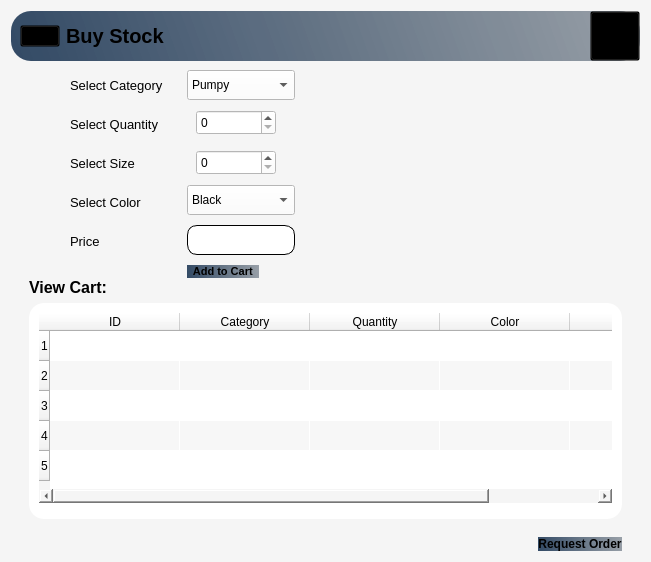
      <widget class="QWidget" name="page_BuyStock">
       <property name="styleSheet">
        <string notr="true">*{
background-color:#f5f5f5;
}
#HeaderFrame_6{
background-color:qlineargradient(spread:pad,x1:0,y1:0.505682,x2:1,y2:0.477,stop:0 rgba(20,47,78,219),stop:1 rgba(85,98,112,150));
 border-radius: 20px;
}

#txt_PriceperShoes,#txt_PayableAmount{
background-color:#fff;
border-radius: 10px;
border: 1px solid #000000
}
#btn_AddtoCart,#btn_RequestOrder{
background-color:qlineargradient(spread:pad,x1:0,y1:0.505682,x2:1,y2:0.477,stop:0 rgba(20,47,78,219),stop:1 rgba(85,98,112,150));
 border-radius: 15px;
}
#widget_45,QLabel,QPushButton,#widget_46,#Table_BuyCart{
background:transparent;
}
QComboBox,QSpinBox{
background-color:#ffffff;
}
#widget_55{
background-color:#ffffff;
 border-radius: 15px;
}
#btn_AddtoCart:hover,#btn_RequestOrder:hover{
background-color:#ececec;
}
#accountBtn_7:hover{
background-color:#ececec;
 border-radius: 20px;
}</string>
       </property>
       <layout class="QHBoxLayout" name="horizontalLayout_65">
        <item>
         <widget class="QWidget" name="widget_44" native="true">
          <layout class="QVBoxLayout" name="verticalLayout_48">
           <property name="spacing">
            <number>0</number>
           </property>
           <property name="leftMargin">
            <number>0</number>
           </property>
           <property name="topMargin">
            <number>0</number>
           </property>
           <property name="rightMargin">
            <number>0</number>
           </property>
           <property name="bottomMargin">
            <number>0</number>
           </property>
           <item alignment="Qt::AlignTop">
            <widget class="QWidget" name="HeaderFrame_6" native="true">
             <property name="autoFillBackground">
              <bool>false</bool>
             </property>
             <layout class="QHBoxLayout" name="horizontalLayout_66">
              <property name="spacing">
               <number>0</number>
              </property>
              <property name="leftMargin">
               <number>0</number>
              </property>
              <property name="topMargin">
               <number>0</number>
              </property>
              <property name="rightMargin">
               <number>0</number>
              </property>
              <property name="bottomMargin">
               <number>0</number>
              </property>
              <item alignment="Qt::AlignLeft">
               <widget class="QWidget" name="widget_45" native="true">
                <layout class="QHBoxLayout" name="horizontalLayout_67">
                 <property name="topMargin">
                  <number>0</number>
                 </property>
                 <property name="bottomMargin">
                  <number>0</number>
                 </property>
                 <item>
                  <widget class="QPushButton" name="menuBtn_7">
                   <property name="text">
                    <string/>
                   </property>
                   <property name="icon">
                    <iconset resource="Resource.qrc">
                     <normaloff>:/Black Icons/Graphics/featherBlack/menu.svg</normaloff>:/Black Icons/Graphics/featherBlack/menu.svg</iconset>
                   </property>
                   <property name="iconSize">
                    <size>
                     <width>24</width>
                     <height>24</height>
                    </size>
                   </property>
                  </widget>
                 </item>
                 <item>
                  <widget class="QLabel" name="appHeader_7">
                   <property name="font">
                    <font>
                     <pointsize>15</pointsize>
                     <weight>75</weight>
                     <bold>true</bold>
                    </font>
                   </property>
                   <property name="text">
                    <string>Buy Stock</string>
                   </property>
                  </widget>
                 </item>
                </layout>
               </widget>
              </item>
              <item>
               <widget class="QWidget" name="widget_46" native="true">
                <layout class="QHBoxLayout" name="horizontalLayout_68">
                 <property name="spacing">
                  <number>0</number>
                 </property>
                 <property name="leftMargin">
                  <number>0</number>
                 </property>
                 <property name="topMargin">
                  <number>0</number>
                 </property>
                 <property name="rightMargin">
                  <number>0</number>
                 </property>
                 <property name="bottomMargin">
                  <number>0</number>
                 </property>
                 <item alignment="Qt::AlignRight">
                  <widget class="QPushButton" name="accountBtn_7">
                   <property name="minimumSize">
                    <size>
                     <width>50</width>
                     <height>50</height>
                    </size>
                   </property>
                   <property name="text">
                    <string/>
                   </property>
                   <property name="icon">
                    <iconset resource="Resource.qrc">
                     <normaloff>:/Black Icons/Graphics/featherBlack/user.svg</normaloff>:/Black Icons/Graphics/featherBlack/user.svg</iconset>
                   </property>
                   <property name="iconSize">
                    <size>
                     <width>32</width>
                     <height>32</height>
                    </size>
                   </property>
                  </widget>
                 </item>
                </layout>
               </widget>
              </item>
             </layout>
            </widget>
           </item>
           <item>
            <widget class="QWidget" name="widget_47" native="true">
             <layout class="QHBoxLayout" name="horizontalLayout_69">
              <property name="topMargin">
               <number>0</number>
              </property>
              <property name="bottomMargin">
               <number>0</number>
              </property>
              <item alignment="Qt::AlignHCenter|Qt::AlignTop">
               <widget class="QWidget" name="widget_49" native="true">
                <layout class="QVBoxLayout" name="verticalLayout_49">
                 <property name="spacing">
                  <number>24</number>
                 </property>
                 <property name="leftMargin">
                  <number>50</number>
                 </property>
                 <property name="topMargin">
                  <number>17</number>
                 </property>
                 <item>
                  <widget class="QLabel" name="label_26">
                   <property name="font">
                    <font>
                     <pointsize>10</pointsize>
                    </font>
                   </property>
                   <property name="text">
                    <string>Select Category</string>
                   </property>
                  </widget>
                 </item>
                 <item>
                  <widget class="QLabel" name="label_27">
                   <property name="font">
                    <font>
                     <pointsize>10</pointsize>
                    </font>
                   </property>
                   <property name="text">
                    <string>Select Quantity</string>
                   </property>
                  </widget>
                 </item>
                 <item>
                  <widget class="QLabel" name="label_28">
                   <property name="font">
                    <font>
                     <pointsize>10</pointsize>
                    </font>
                   </property>
                   <property name="text">
                    <string>Select Size</string>
                   </property>
                  </widget>
                 </item>
                 <item>
                  <widget class="QLabel" name="label_29">
                   <property name="font">
                    <font>
                     <pointsize>10</pointsize>
                    </font>
                   </property>
                   <property name="text">
                    <string>Select Color</string>
                   </property>
                  </widget>
                 </item>
                 <item>
                  <widget class="QLabel" name="label_30">
                   <property name="font">
                    <font>
                     <pointsize>10</pointsize>
                    </font>
                   </property>
                   <property name="text">
                    <string>Price</string>
                   </property>
                  </widget>
                 </item>
                </layout>
               </widget>
              </item>
              <item>
               <widget class="QWidget" name="widget_50" native="true">
                <layout class="QVBoxLayout" name="verticalLayout_50">
                 <property name="spacing">
                  <number>10</number>
                 </property>
                 <property name="bottomMargin">
                  <number>0</number>
                 </property>
                 <item>
                  <widget class="QComboBox" name="cmb_Category">
                   <property name="minimumSize">
                    <size>
                     <width>0</width>
                     <height>30</height>
                    </size>
                   </property>
                   <item>
                    <property name="text">
                     <string>Pumpy</string>
                    </property>
                   </item>
                   <item>
                    <property name="text">
                     <string>Sandles</string>
                    </property>
                   </item>
                   <item>
                    <property name="text">
                     <string>Sneakers</string>
                    </property>
                   </item>
                  </widget>
                 </item>
                 <item alignment="Qt::AlignLeft|Qt::AlignTop">
                  <widget class="QWidget" name="widget_52" native="true">
                   <layout class="QVBoxLayout" name="verticalLayout_51">
                    <property name="spacing">
                     <number>15</number>
                    </property>
                    <property name="topMargin">
                     <number>0</number>
                    </property>
                    <property name="bottomMargin">
                     <number>0</number>
                    </property>
                    <item>
                     <widget class="QSpinBox" name="spb_Quantity">
                      <property name="minimumSize">
                       <size>
                        <width>80</width>
                        <height>25</height>
                       </size>
                      </property>
                     </widget>
                    </item>
                    <item>
                     <widget class="QSpinBox" name="spb_Size">
                      <property name="minimumSize">
                       <size>
                        <width>50</width>
                        <height>25</height>
                       </size>
                      </property>
                     </widget>
                    </item>
                   </layout>
                  </widget>
                 </item>
                 <item>
                  <widget class="QComboBox" name="cmb_Color">
                   <property name="minimumSize">
                    <size>
                     <width>0</width>
                     <height>30</height>
                    </size>
                   </property>
                   <item>
                    <property name="text">
                     <string>Black</string>
                    </property>
                   </item>
                   <item>
                    <property name="text">
                     <string>Red</string>
                    </property>
                   </item>
                   <item>
                    <property name="text">
                     <string>White</string>
                    </property>
                   </item>
                   <item>
                    <property name="text">
                     <string>Grey</string>
                    </property>
                   </item>
                  </widget>
                 </item>
                 <item>
                  <widget class="QLineEdit" name="txt_PriceperShoes">
                   <property name="minimumSize">
                    <size>
                     <width>0</width>
                     <height>30</height>
                    </size>
                   </property>
                  </widget>
                 </item>
                 <item alignment="Qt::AlignLeft|Qt::AlignTop">
                  <widget class="QPushButton" name="btn_AddtoCart">
                   <property name="font">
                    <font>
                     <pointsize>8</pointsize>
                     <weight>75</weight>
                     <bold>true</bold>
                    </font>
                   </property>
                   <property name="text">
                    <string>  Add to Cart  </string>
                   </property>
                   <property name="icon">
                    <iconset resource="Resource.qrc">
                     <normaloff>:/White Icons/Graphics/featherBlack/shopping-cart.png</normaloff>:/White Icons/Graphics/featherBlack/shopping-cart.png</iconset>
                   </property>
                   <property name="iconSize">
                    <size>
                     <width>20</width>
                     <height>20</height>
                    </size>
                   </property>
                  </widget>
                 </item>
                </layout>
               </widget>
              </item>
              <item>
               <widget class="QWidget" name="widget_51" native="true">
                <layout class="QHBoxLayout" name="horizontalLayout_70">
                 <item>
                  <spacer name="horizontalSpacer_9">
                   <property name="orientation">
                    <enum>Qt::Horizontal</enum>
                   </property>
                   <property name="sizeHint" stdset="0">
                    <size>
                     <width>303</width>
                     <height>20</height>
                    </size>
                   </property>
                  </spacer>
                 </item>
                </layout>
               </widget>
              </item>
             </layout>
            </widget>
           </item>
           <item>
            <widget class="QWidget" name="widget_48" native="true">
             <layout class="QVBoxLayout" name="verticalLayout_52">
              <property name="spacing">
               <number>0</number>
              </property>
              <property name="topMargin">
               <number>0</number>
              </property>
              <property name="bottomMargin">
               <number>0</number>
              </property>
              <item>
               <widget class="QWidget" name="widget_53" native="true">
                <layout class="QVBoxLayout" name="verticalLayout_53">
                 <property name="leftMargin">
                  <number>9</number>
                 </property>
                 <property name="topMargin">
                  <number>0</number>
                 </property>
                 <property name="rightMargin">
                  <number>9</number>
                 </property>
                 <property name="bottomMargin">
                  <number>9</number>
                 </property>
                 <item>
                  <widget class="QLabel" name="label_48">
                   <property name="font">
                    <font>
                     <pointsize>12</pointsize>
                     <weight>75</weight>
                     <bold>true</bold>
                    </font>
                   </property>
                   <property name="text">
                    <string>View Cart:</string>
                   </property>
                  </widget>
                 </item>
                 <item>
                  <widget class="QWidget" name="widget_55" native="true">
                   <layout class="QVBoxLayout" name="verticalLayout_54">
                    <property name="bottomMargin">
                     <number>15</number>
                    </property>
                    <item>
                     <widget class="QTableWidget" name="Table_BuyCart">
                      <property name="alternatingRowColors">
                       <bool>true</bool>
                      </property>
                      <property name="rowCount">
                       <number>5</number>
                      </property>
                      <attribute name="horizontalHeaderDefaultSectionSize">
                       <number>130</number>
                      </attribute>
                      <attribute name="horizontalHeaderStretchLastSection">
                       <bool>true</bool>
                      </attribute>
                      <row/>
                      <row/>
                      <row/>
                      <row/>
                      <row/>
                      <column>
                       <property name="text">
                        <string>ID</string>
                       </property>
                      </column>
                      <column>
                       <property name="text">
                        <string>Category</string>
                       </property>
                      </column>
                      <column>
                       <property name="text">
                        <string>Quantity</string>
                       </property>
                      </column>
                      <column>
                       <property name="text">
                        <string>Color</string>
                       </property>
                      </column>
                      <column>
                       <property name="text">
                        <string>Total</string>
                       </property>
                      </column>
                     </widget>
                    </item>
                   </layout>
                  </widget>
                 </item>
                </layout>
               </widget>
              </item>
              <item alignment="Qt::AlignRight">
               <widget class="QWidget" name="widget_54" native="true">
                <layout class="QVBoxLayout" name="verticalLayout_55">
                 <property name="topMargin">
                  <number>9</number>
                 </property>
                 <property name="bottomMargin">
                  <number>0</number>
                 </property>
                 <item>
                  <widget class="QPushButton" name="btn_RequestOrder">
                   <property name="font">
                    <font>
                     <weight>75</weight>
                     <bold>true</bold>
                    </font>
                   </property>
                   <property name="text">
                    <string>Request Order</string>
                   </property>
                   <property name="icon">
                    <iconset resource="Resource.qrc">
                     <normaloff>:/White Icons/Graphics/featherBlack/checkout.png</normaloff>:/White Icons/Graphics/featherBlack/checkout.png</iconset>
                   </property>
                   <property name="iconSize">
                    <size>
                     <width>20</width>
                     <height>20</height>
                    </size>
                   </property>
                  </widget>
                 </item>
                </layout>
               </widget>
              </item>
             </layout>
            </widget>
           </item>
          </layout>
         </widget>
        </item>
       </layout>
      </widget>
